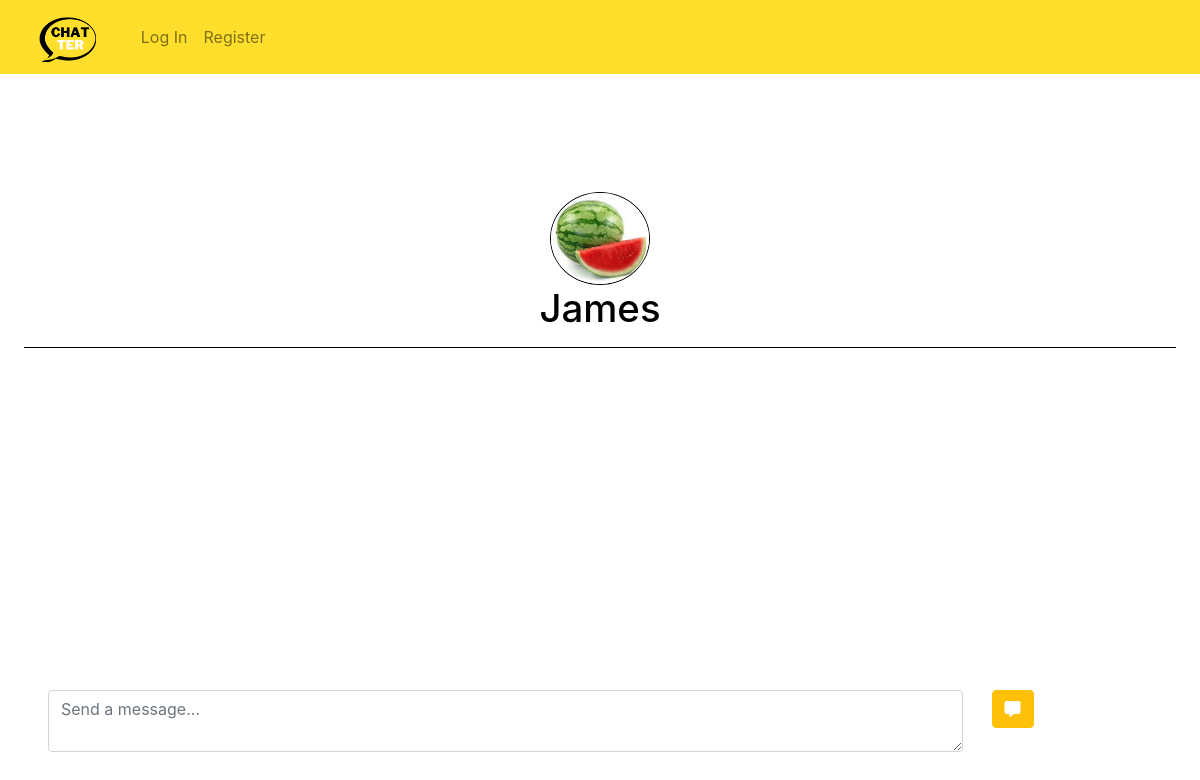
Screenshot of /direct/5 with the database file from the repository.
### chatter/models.py (models this page shows)
class ProfilePic(models.Model):
    user = models.OneToOneField(User, on_delete=models.CASCADE)
    image = models.ImageField(upload_to = 'chatter/static/chatter/profile_picture', blank = True)

class User(AbstractUser):
    bio = models.CharField(max_length = 1000, default = '')

### chatter/views.py (the view)
# urls.py: path("direct/<int:id>", views.direct, name = "direct"),
def direct(request, id):
    direct = Direct.objects.get(pk = id)
    if request.user == direct.friend_1:
        friend = direct.friend_2
    else:
        friend = direct.friend_1
    image = ProfilePic.objects.get(user = friend)
    return render(request, "chatter/direct.html", {
        "friend": friend,
        "image":image,
        "direct": direct,
    })

### chatter/templates/chatter/direct.html (shortened to what this page needs)
{% extends "chatter/layout.html" %}
{% load static %}
{% block body %}
<br>
<br>
<div class = "heading">
    {% if image.image %}
        <img src = "/{{image.image}}" class = "medium_profile_pic">
    {% else %}
        <img src = "/chatter/static/chatter/profile_picture/default.jpg" class = "medium_profile_pic">
    {% endif %}
    <br>
    <h2> <a class = "username_text" href = "{% url 'profile' friend.username  %}"> {{friend.username}} </a> </h2>
    <hr>
</div>
<br>
<br>
<br>
<br>
<br>
<div class = "mx-5 my-5 fixed-bottom">
    <form method="post" id = "message" data-message = "direct" data-id = "{{direct.id}}">
        <div class="row">
            <div class="col-md-10">
                <textarea autofocus class="form-control" id = "content" height = "5%" placeholder="Send a message..."></textarea>
            </div>
            <div class="col-md-0">
            <button class="btn btn-warning" type = "submit"> <i class="fa-solid fa-message" style="color: #FFFFFF;"></i> </button>
            </div>
        </div>
    </form>
</div>
{% endblock %}

### chatter/static/chatter/chatter.css (style rules this page uses)
hr { background-color:black; }
.username_text { font-size: 120%; color: black; }
.heading { text-align:center; }
.medium_profile_pic { max-width:100px; max-height:100px; border-radius:50%; border: 1px solid black; }

### rows the page displays
ProfilePic: image (picture)
User: username "James"
